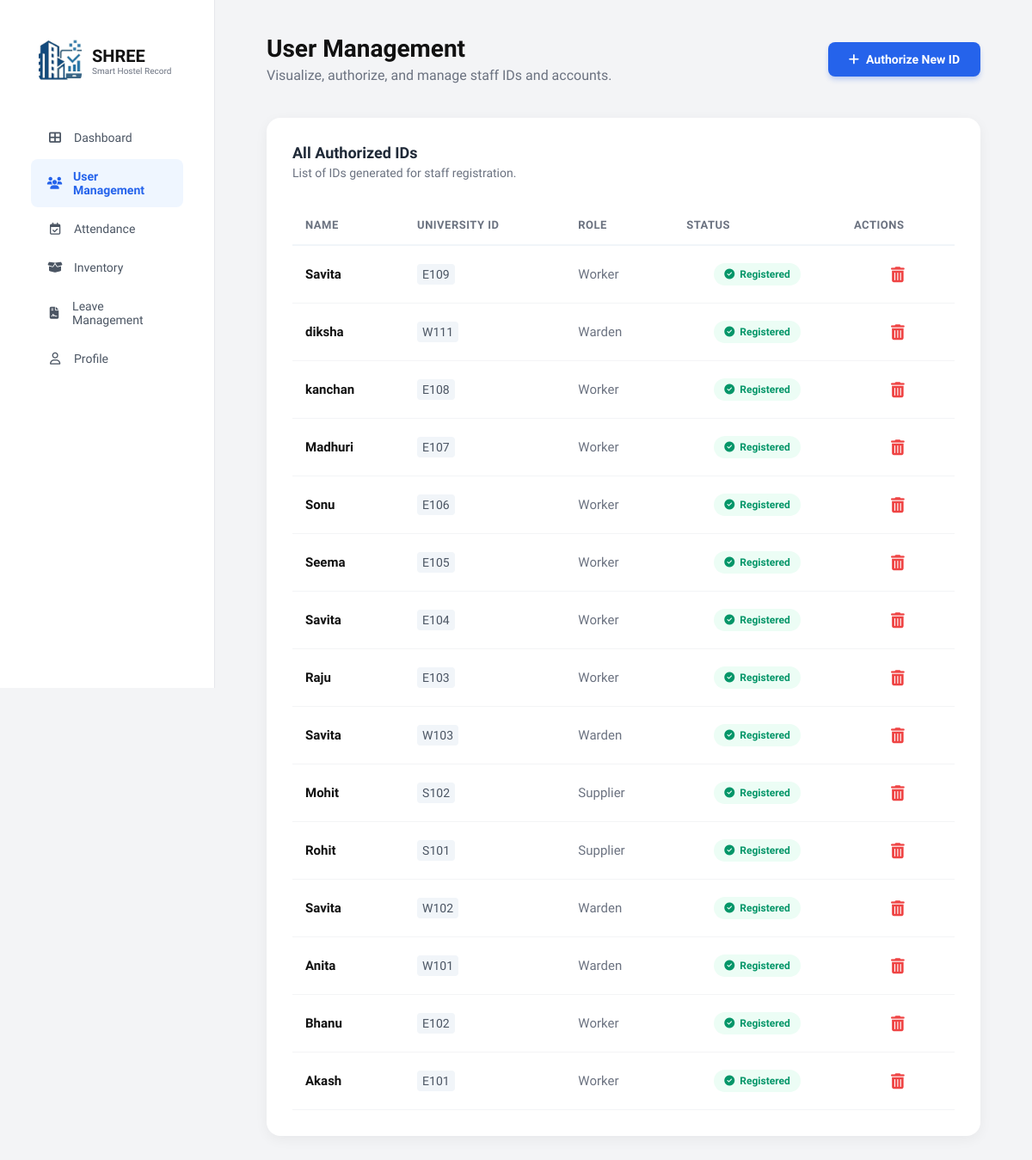
The app's page /Shree-admin/users/ (signed in), older data.
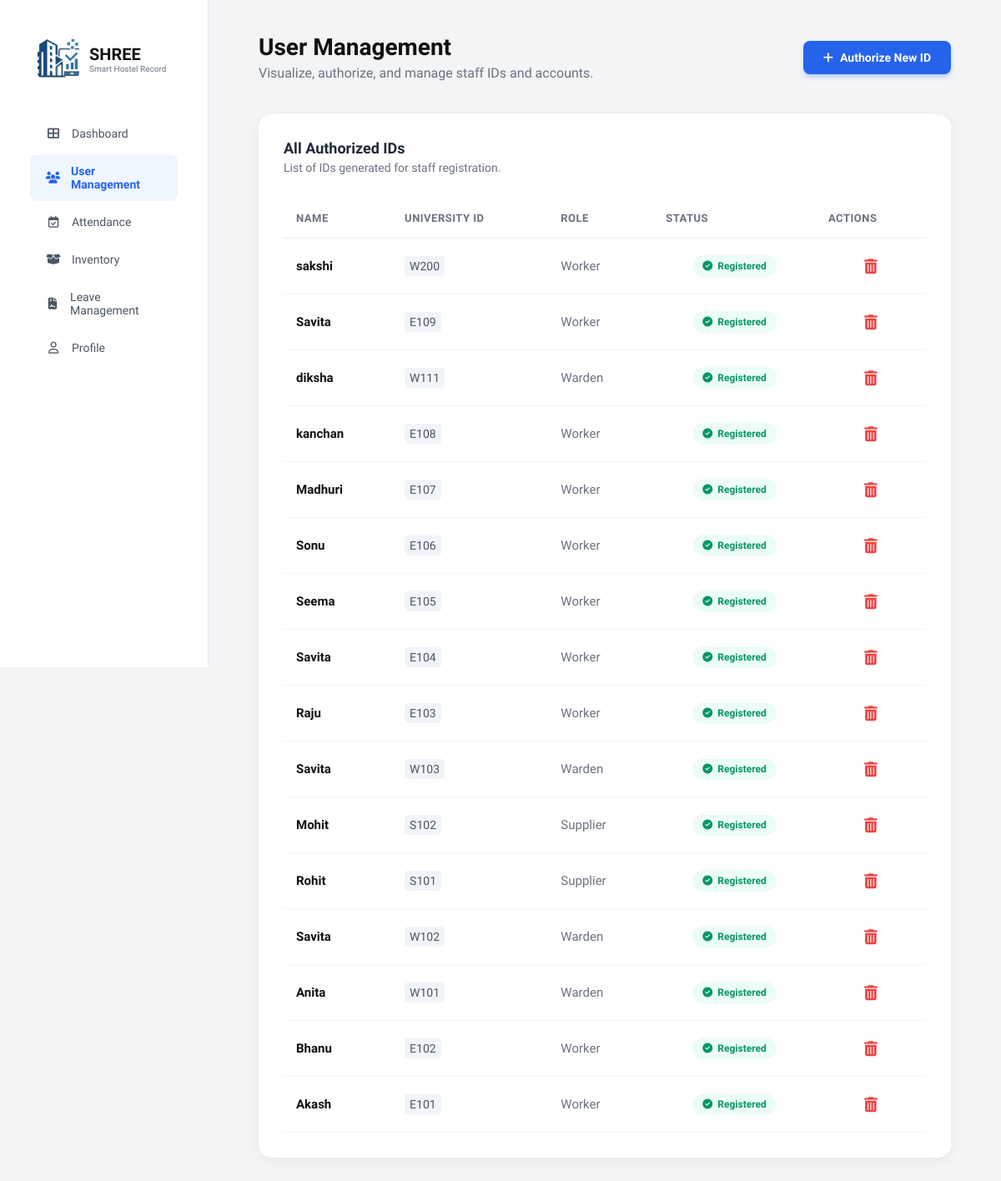
The same page, newer data.
### accounts/models.py (models this page shows, shortened)
class UniversityID(models.Model):
    university_id = models.CharField(max_length=50, unique=True)
    full_name = models.CharField(max_length=100)
    role = models.CharField(max_length=20, choices=User.ROLE_CHOICES)
    is_used = models.BooleanField(default=False)

### Shree1/views.py (the view)
# urls.py: path('Shree-admin/users/', views.admin_user_management, name='admin_user_management'),
@login_required
def admin_user_management(request):
    wardens = Warden.objects.all()
    workers = Worker.objects.all()
    auth_ids = UniversityID.objects.all().order_by('-id')
    return render(request, 'Shree1/admin_user_management.html', {
        'wardens': wardens,
        'workers': workers,
        'auth_ids': auth_ids
    })

### templates/Shree1/admin_user_management.html (shortened to what the changed rows need)
{% load static %}
<!doctype html>
<html lang="en">
  <head>
    <link
      rel="stylesheet"
      href="{% static 'Shree1/css/dashboardAdmin.css' %}"
    />
    <link
      rel="stylesheet"
      href="{% static 'Shree1/css/admin_user_management.css' %}"
    />
    <link
      rel="stylesheet"
      href="https://cdnjs.cloudflare.com/ajax/libs/font-awesome/6.5.1/css/all.min.css"
    />
  </head>
  <body>
    <div class="admin-page-container">
      <aside class="sidebar">
        <div class="logo-area">
          <div class="logo-text">
            <h2 class="brand-name">SHREE</h2>
          </div>
        </div>
      </aside>
      <main class="main-body">
        <header class="main-header">
          <div class="header-left">
            <h1>User Management</h1>
          </div>
        </header>
        <div class="white-card">
          <table class="user-data-table">
            <thead>
              <tr>
                <th>Name</th>
                <th>University ID</th>
                <th>Role</th>
                <th class="centered-head">Status</th>
                <th class="centered-head">Actions</th>
              </tr>
            </thead>
            <tbody>
              {% for id_obj in auth_ids %}
              <tr>
                <td class="name-cell">{{ id_obj.full_name }}</td>
                <td class="uni-id-cell">
                  <code>{{ id_obj.university_id }}</code>
                </td>
                <td class="role-cell">{{ id_obj.role|capfirst }}</td>
                <td class="centered-cell">
                  {% if id_obj.is_used %}
                  <span class="status-indicator registered">
                    <i class="fa-solid fa-circle-check"></i> Registered
                  </span>
                  {% else %}
                  <span class="status-indicator pending">
                    <i class="fa-solid fa-clock"></i> Not Used
                  </span>
                  {% endif %}
                </td>
                <td class="centered-cell">
                  <a
                    href="{% url 'delete_uni_id' id_obj.id %}"
                    class="delete-icon-btn"
                    title="Revoke ID"
                  >
                    <i class="fa-solid fa-trash-can"></i>
                  </a>
                </td>
              </tr>
              {% endfor %}
            </tbody>
          </table>
        </div>
      </main>
    </div>
  </body>
</html>

Row changes from the older to the newer data that the page shows:
added UniversityID: full_name "sakshi", university_id "W200", role "Worker", is_used True (drawn)
